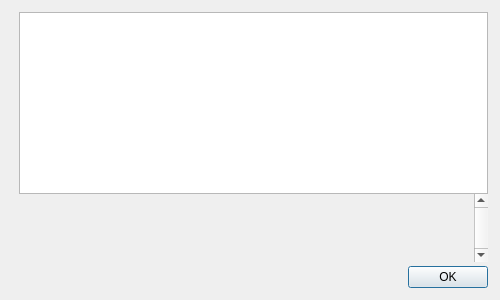
<?xml version="1.0" encoding="UTF-8"?>
<ui version="4.0">
 <class>HelpMessageDialog</class>
 <widget class="QDialog" name="HelpMessageDialog">
  <property name="geometry">
   <rect>
    <x>0</x>
    <y>0</y>
    <width>500</width>
    <height>300</height>
   </rect>
  </property>
  <property name="windowTitle">
   <string notr="true">Skidoo - Command-line options</string>
  </property>
  <layout class="QHBoxLayout" name="horizontalLayout_2">
   <property name="spacing">
    <number>0</number>
   </property>
   <property name="leftMargin">
    <number>12</number>
   </property>
   <property name="topMargin">
    <number>12</number>
   </property>
   <property name="rightMargin">
    <number>12</number>
   </property>
   <property name="bottomMargin">
    <number>12</number>
   </property>
   <item>
    <layout class="QVBoxLayout" name="verticalLayoutLogo" stretch="0,0">
     <property name="leftMargin">
      <number>0</number>
     </property>
     <property name="topMargin">
      <number>4</number>
     </property>
     <property name="rightMargin">
      <number>0</number>
     </property>
     <item>
      <widget class="QLabel" name="aboutLogo">
       <property name="sizePolicy">
        <sizepolicy hsizetype="Preferred" vsizetype="Ignored">
         <horstretch>0</horstretch>
         <verstretch>0</verstretch>
        </sizepolicy>
       </property>
       <property name="maximumSize">
        <size>
         <width>100</width>
         <height>280</height>
        </size>
       </property>
       <property name="pixmap">
        <pixmap resource="../bitcoin.qrc">:/icons/about</pixmap>
       </property>
       <property name="scaledContents">
        <bool>false</bool>
       </property>
       <property name="alignment">
        <set>Qt::AlignLeading|Qt::AlignLeft|Qt::AlignTop</set>
       </property>
      </widget>
     </item>
     <item>
      <widget class="QFrame" name="frame">
       <property name="frameShape">
        <enum>QFrame::NoFrame</enum>
       </property>
       <property name="frameShadow">
        <enum>QFrame::Raised</enum>
       </property>
      </widget>
     </item>
    </layout>
   </item>
   <item>
    <layout class="QVBoxLayout" name="verticalLayout">
     <item>
      <widget class="QTextEdit" name="helpMessage">
       <property name="readOnly">
        <bool>true</bool>
       </property>
      </widget>
     </item>
     <item>
      <widget class="QScrollArea" name="scrollArea">
       <property name="frameShape">
        <enum>QFrame::NoFrame</enum>
       </property>
       <property name="verticalScrollBarPolicy">
        <enum>Qt::ScrollBarAlwaysOn</enum>
       </property>
       <property name="widgetResizable">
        <bool>true</bool>
       </property>
       <widget class="QWidget" name="scrollAreaWidgetContents">
        <layout class="QVBoxLayout" name="verticalLayout_2">
         <item>
          <widget class="QLabel" name="aboutMessage">
           <property name="cursor">
            <cursorShape>IBeamCursor</cursorShape>
           </property>
           <property name="textFormat">
            <enum>Qt::PlainText</enum>
           </property>
           <property name="alignment">
            <set>Qt::AlignLeading|Qt::AlignLeft|Qt::AlignTop</set>
           </property>
           <property name="openExternalLinks">
            <bool>true</bool>
           </property>
           <property name="textInteractionFlags">
            <set>Qt::LinksAccessibleByMouse|Qt::TextSelectableByKeyboard|Qt::TextSelectableByMouse</set>
           </property>
          </widget>
         </item>
        </layout>
       </widget>
      </widget>
     </item>
     <item>
      <spacer name="verticalSpacer">
       <property name="orientation">
        <enum>Qt::Vertical</enum>
       </property>
       <property name="sizeType">
        <enum>QSizePolicy::Fixed</enum>
       </property>
       <property name="sizeHint" stdset="0">
        <size>
         <width>4</width>
         <height>4</height>
        </size>
       </property>
      </spacer>
     </item>
     <item>
      <widget class="QDialogButtonBox" name="okButton">
       <property name="orientation">
        <enum>Qt::Horizontal</enum>
       </property>
       <property name="standardButtons">
        <set>QDialogButtonBox::Ok</set>
       </property>
      </widget>
     </item>
    </layout>
   </item>
  </layout>
 </widget>
 <resources>
  <include location="../bitcoin.qrc"/>
 </resources>
 <connections>
  <connection>
   <sender>okButton</sender>
   <signal>accepted()</signal>
   <receiver>HelpMessageDialog</receiver>
   <slot>accept()</slot>
   <hints>
    <hint type="sourcelabel">
     <x>20</x>
     <y>20</y>
    </hint>
    <hint type="destinationlabel">
     <x>20</x>
     <y>20</y>
    </hint>
   </hints>
  </connection>
  <connection>
   <sender>okButton</sender>
   <signal>rejected()</signal>
   <receiver>HelpMessageDialog</receiver>
   <slot>reject()</slot>
   <hints>
    <hint type="sourcelabel">
     <x>20</x>
     <y>20</y>
    </hint>
    <hint type="destinationlabel">
     <x>20</x>
     <y>20</y>
    </hint>
   </hints>
  </connection>
 </connections>
</ui>
